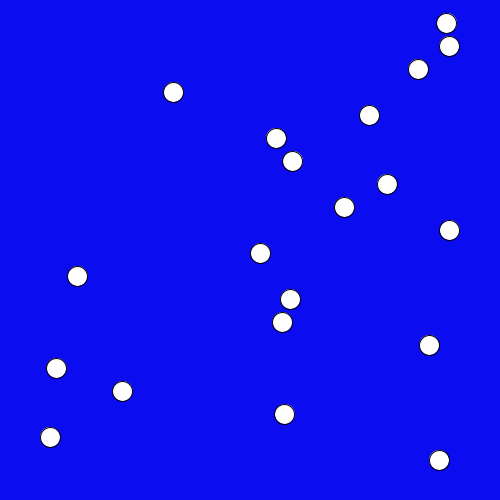
Frame 1 (no input)
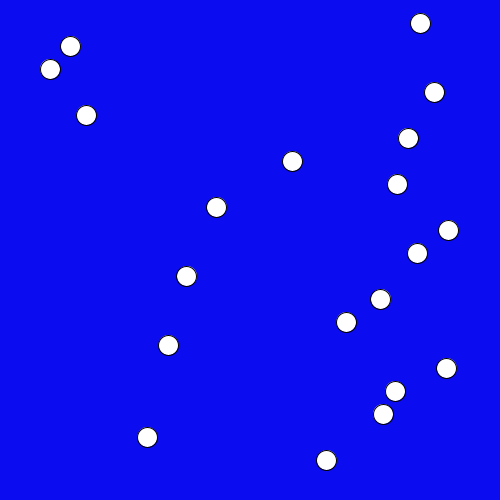
Frame 60 (the mouse pressed at the canvas centre just before this capture)
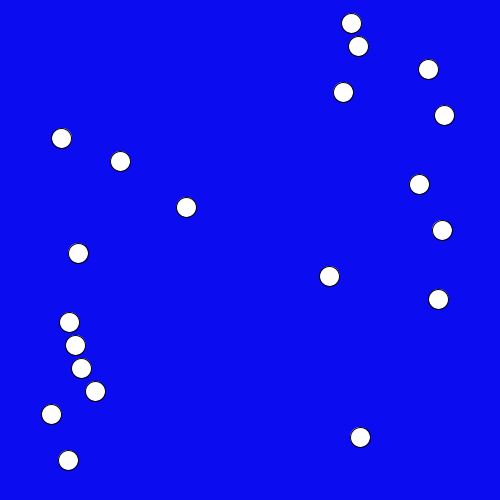
Frame 120 (the mouse held since frame 60 and released just before this capture)

The Processing sketch that drew these frames (run headless with seeded random() and noise(); from frame 60 on, the mouse is pressed at the canvas centre):

// Processing sketch: processing_153297
// ── processing_153297.pde

/*
 * Creative Coding
 * Week 3, 02 - array with sin()
 * by Indae Hwang and Jon McCormack
 * Copyright (c) 2014 Monash University
 *
 * This program demonstrates the use of arrays.
 * It creates three arrays that store the y-position, speed and phase of some oscillating circles.
 * You can change the number of circles by changing the value of num in setup()
 * You can change the background colour by holding the left mouse button and dragging.
 * 
 */

int     num;    // the number of items in the array (# of circles)
float[] y;      // y-position of each circle (fixed)
float[] speed;  // speed of each circle
float[] phase;  // phase of each circle

float red = 12;
float green = 12;
float blue = 240;

void setup() {
  size(500, 500);

  num = 20;

  // allocate space for each array
  y = new float[num];
  speed = new float[num];
  phase = new float[num]; 

  // calculate the gap in y based on the number of circles
  float gap = height / (num + 1);

  //setup an initial value for each item in the array
  for (int i=0; i<num; i++) {
    y[i] = gap * (i + 1);      // y is constant for each so can be calculated once
    speed[i] = random(10);
    phase[i] = random(TWO_PI);
  }
}


void draw() {
  background(red, green, blue);

  for (int i=0; i<num; i++) {
    // calculate the x-position of each ball based on the speed, phase and current frame
    float x = width/2 + sin(radians(frameCount*speed[i] ) + phase[i])* 200;
    ellipse(x, y[i], 20, 20);
  }
}
// stop ball if mouse clicked in the right place
void mouseClicked(){
  for (int i=0;i<num;i++){
  float x = width/2 + sin(radians(frameCount*speed[i] ) + phase[i])* 200;    
    //see if click is within circle
    if (speed[i]!=0 && dist(mouseX,mouseY,x,y[i])<20){
      speed[i]=0;
      
    } else if (speed[i]==0 && dist(mouseX,mouseY,x, y[i])<20){
      speed[i]=random(1);
  }
  
  
}
}
// change the background colour if the mouse is dragged
void mouseDragged() {
  red = map(mouseX, 0, width, 0, 255);
  green = map(mouseY, 0, height, 0, 255);
  blue = map(mouseX+mouseY, 0, width+height, 255, 0);
}
